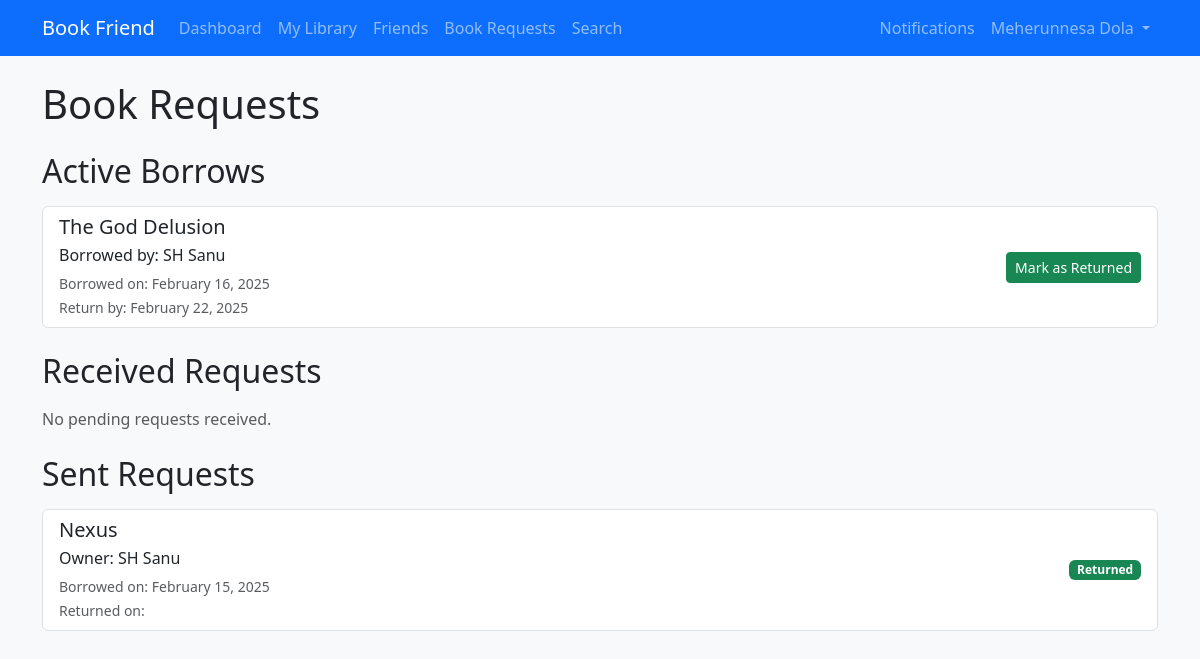
The page /books/requests/ (signed in) on the database as committed earlier.
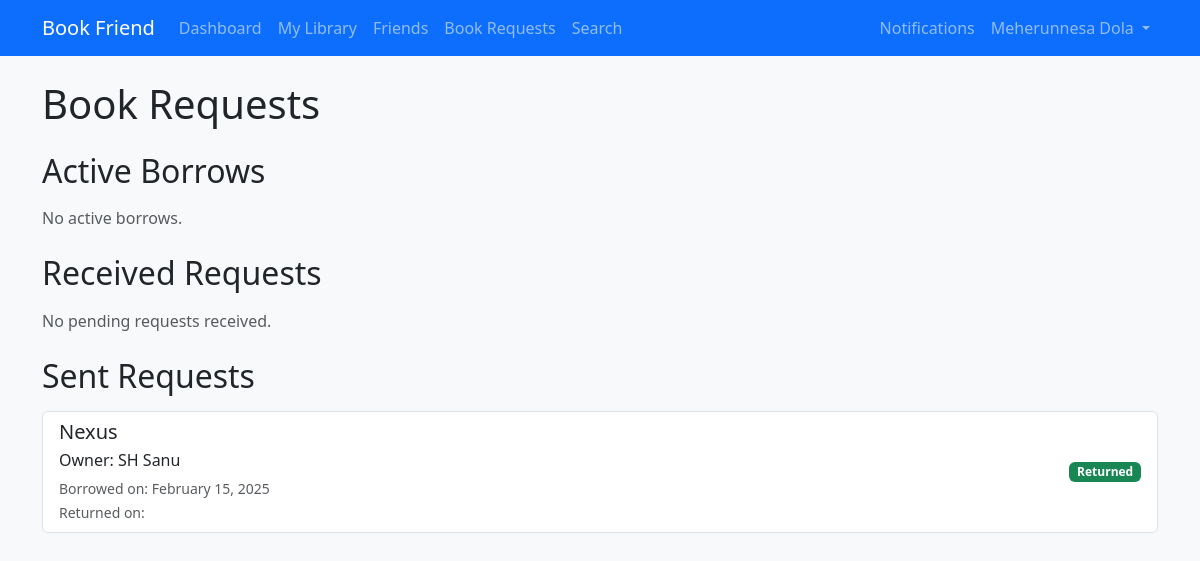
The same page on the database as committed later.
### Core/models.py (models this page shows, shortened)
class BookRequest(models.Model):
    STATUS_CHOICES = [
        ('pending', 'Pending'),
        ('accepted', 'Accepted'),
        ('declined', 'Declined'),
        ('returned', 'Returned'),
    ]
    book = models.ForeignKey(Book, on_delete=models.CASCADE)
    borrower = models.ForeignKey(User, related_name='book_requests_sent', on_delete=models.CASCADE)
    return_date = models.DateField()
    status = models.CharField(max_length=20, choices=STATUS_CHOICES, default='pending')
    created_at = models.DateTimeField(auto_now_add=True)
    returned_at = models.DateTimeField(null=True, blank=True)

class Book(models.Model):
    CONDITION_CHOICES = [
        ('new', 'New'),
        ('like_new', 'Like New'),
        ('good', 'Good'),
        ('fair', 'Fair'),
        ('poor', 'Poor'),
    ]
    owner = models.ForeignKey(User, on_delete=models.CASCADE)
    title = models.CharField(max_length=200)
    author = models.CharField(max_length=200)
    genre = models.CharField(max_length=100)
    condition = models.CharField(max_length=20, choices=CONDITION_CHOICES)
    cover_image = models.ImageField(upload_to='book_covers/', blank=True)
    description = models.TextField(blank=True)
    available = models.BooleanField(default=True)
    created_at = models.DateTimeField(auto_now_add=True)

### Core/views.py (the view)
# urls.py: path("books/requests/", views.book_requests, name="book_requests"),
@login_required
def book_requests(request):
    received_requests = BookRequest.objects.filter(
        book__owner=request.user, status="pending"
    ).select_related("book", "borrower")
    sent_pending_requests = BookRequest.objects.filter(
        borrower=request.user,
        status="pending"
    ).select_related("book", "book__owner")
    sent_returned_requests = BookRequest.objects.filter(
        borrower=request.user,
        status="returned"
    ).select_related("book", "book__owner")
    active_borrows = BookRequest.objects.filter(
        (Q(book__owner=request.user) | Q(borrower=request.user)),
        status="accepted"
    ).select_related("book", "borrower", "book__owner")
    context = {
        "received_requests": received_requests,
        "sent_pending_requests": sent_pending_requests,
        "sent_returned_requests": sent_returned_requests,
        "active_borrows": active_borrows,
    }
    return render(request, "core/books/requests.html", context)

### Core/context_processors.py (called while the page is built)
def notification_count(request):
    if request.user.is_authenticated:
        unread_count = Notification.objects.filter(user=request.user, read=False).count()
        return {'unread_notifications': unread_count}
    return {'unread_notifications': 0}

### templates/core/books/requests.html (shortened to what the changed rows need)
{% extends 'core/base.html' %}
{% load static %}
{% block content %}
<div class="container">
    <h1 class="mb-4">Book Requests</h1>
    <h2 class="mb-3">Active Borrows</h2>
    {% if active_borrows %}
        <div class="list-group mb-4">
            {% for borrow in active_borrows %}
                <div class="list-group-item">
                    <div class="d-flex justify-content-between align-items-center">
                        <div>
                            <h5 class="mb-1">{{ borrow.book.title }}</h5>
                            {% if borrow.borrower == request.user %}
                                <p class="mb-1">Borrowed from: {{ borrow.book.owner.get_full_name }}</p>
                            {% else %}
                                <p class="mb-1">Borrowed by: {{ borrow.borrower.get_full_name }}</p>
                            {% endif %}
                            <small class="text-muted">Borrowed on: {{ borrow.created_at|date:"F d, Y" }}</small><br>
                            <small class="text-muted">Return by: {{ borrow.return_date|date:"F d, Y" }}</small>
                        </div>
                        {% if request.user == borrow.book.owner %}
                        <form method="post" action="{% url 'core:book_return' borrow.id %}">
                            <button type="submit" class="btn btn-success btn-sm">Mark as Returned</button>
                        </form>
                        {% endif %}
                    </div>
                </div>
            {% endfor %}
        </div>
    {% else %}
        <p class="text-muted mb-4">No active borrows.</p>
    {% endif %}
    <h2 class="mb-3">Received Requests</h2>
    {% if received_requests %}
        <div class="list-group mb-4">
            {% for request in received_requests %}
                <div class="list-group-item">
                    <div class="d-flex justify-content-between align-items-center">
                        <div>
                            <h5 class="mb-1">{{ request.book.title }}</h5>
                            <p class="mb-1">Requested by: {{ request.borrower.get_full_name }}</p>
                            <small class="text-muted">Requested on: {{ request.created_at|date:"F d, Y" }}</small><br>
                            <small class="text-muted">Return by: {{ request.return_date|date:"F d, Y" }}</small>
                        </div>
                        <div class="btn-group">
                            <form method="post" action="{% url 'core:book_request_accept' request.id %}" class="d-inline">
                                {% csrf_token %}
                                <button type="submit" class="btn btn-success btn-sm">Accept</button>
                            </form>
                            <form method="post" action="{% url 'core:book_request_decline' request.id %}" class="d-inline">
                                {% csrf_token %}
                                <button type="submit" class="btn btn-danger btn-sm">Decline</button>
                            </form>
                        </div>
                    </div>
                </div>
            {% endfor %}
        </div>
    {% else %}
        <p class="text-muted mb-4">No pending requests received.</p>
    {% endif %}
    <h2 class="mb-3">Sent Requests</h2>
    {% if sent_pending_requests or sent_returned_requests %}
        <div class="list-group">
            {% for request in sent_returned_requests %}
                <div class="list-group-item">
                    <div class="d-flex justify-content-between align-items-center">
                        <div>
                            <h5 class="mb-1">{{ request.book.title }}</h5>
                            <p class="mb-1">Owner: {{ request.book.owner.get_full_name }}</p>
                            <small class="text-muted">Borrowed on: {{ request.created_at|date:"F d, Y" }}</small><br>
                            <small class="text-muted">Returned on: {{ request.returned_at|date:"F d, Y" }}</small>
                        </div>
                        <span class="badge bg-success">Returned</span>
                    </div>
                </div>
            {% endfor %}
        </div>
    {% else %}
        <p class="text-muted">No requests sent.</p>
    {% endif %}
</div>
{% endblock %}

Rows that differ between the two databases and show on the page:
no longer on this page (row edited): BookRequest: book "The God Delusion", borrower.get_full_name "SH Sanu", created_at "February 16, 2025", return_date "February 22, 2025", shows "Mark as Returned", shown under "Active Borrows"
Other text that changed with them:
text now shown: "No active borrows."
